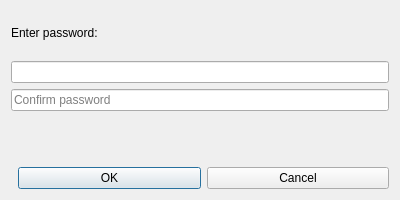
<?xml version="1.0" encoding="UTF-8"?>
<ui version="4.0">

 <class>PasswordDialog</class>

 <widget class="QDialog" name="PasswordDialog">
  <property name="geometry">
   <rect>
    <x>0</x>
    <y>0</y>
    <width>400</width>
    <height>200</height>
   </rect>
  </property>

  <property name="windowTitle">
   <string>Password</string>
  </property>

  <layout class="QVBoxLayout">

   <item>
    <widget class="QLabel" name="label">
     <property name="text">
      <string>Enter password:</string>
     </property>
    </widget>
   </item>

   <item>
    <widget class="QLineEdit" name="passwordEdit">
     <property name="echoMode">
      <enum>QLineEdit::Password</enum>
     </property>
    </widget>
   </item>

   <item>
    <widget class="QLineEdit" name="confirmEdit">
     <property name="echoMode">
      <enum>QLineEdit::Password</enum>
     </property>
     <property name="placeholderText">
      <string>Confirm password</string>
     </property>
    </widget>
   </item>

   <item>
    <widget class="QLabel" name="errorLabel">
     <property name="styleSheet">
      <string>color: red;</string>
     </property>
     <property name="text">
      <string></string>
     </property>
    </widget>
   </item>

   <item>
    <layout class="QHBoxLayout">
     <item>
      <spacer name="horizontalSpacer">
       <property name="orientation">
        <enum>Qt::Horizontal</enum>
       </property>
      </spacer>
     </item>

     <item>
      <widget class="QPushButton" name="btn_ok">
       <property name="text">
        <string>OK</string>
       </property>
      </widget>
     </item>

     <item>
      <widget class="QPushButton" name="btn_cancel">
       <property name="text">
        <string>Cancel</string>
       </property>
      </widget>
     </item>
    </layout>
   </item>

  </layout>
 </widget>

 <resources/>
 <connections/>

</ui>
